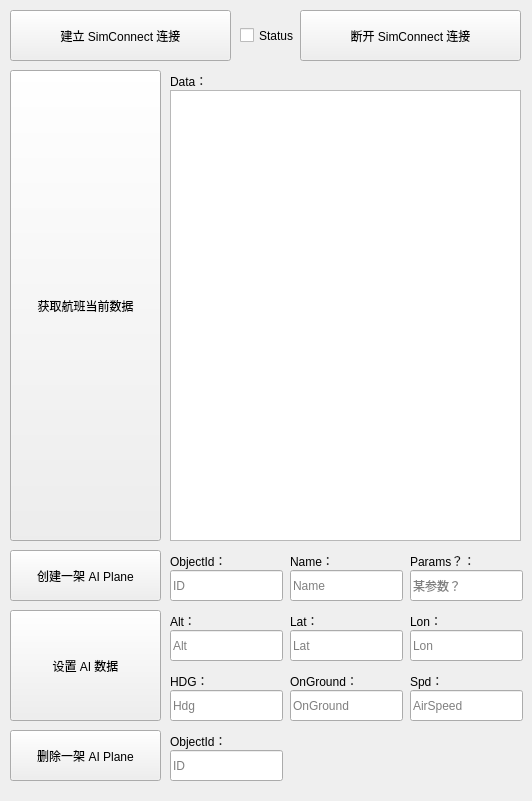
<?xml version="1.0" encoding="UTF-8"?>
<ui version="4.0">
 <class>QtGuiApplication1Class</class>
 <widget class="QMainWindow" name="QtGuiApplication1Class">
  <property name="geometry">
   <rect>
    <x>0</x>
    <y>0</y>
    <width>532</width>
    <height>801</height>
   </rect>
  </property>
  <property name="windowTitle">
   <string>QtGuiApplication1</string>
  </property>
  <widget class="QWidget" name="centralWidget">
   <widget class="QPushButton" name="setupConnect">
    <property name="geometry">
     <rect>
      <x>10</x>
      <y>10</y>
      <width>221</width>
      <height>51</height>
     </rect>
    </property>
    <property name="text">
     <string>建立 SimConnect 连接</string>
    </property>
   </widget>
   <widget class="QPushButton" name="getCommanderData">
    <property name="geometry">
     <rect>
      <x>10</x>
      <y>70</y>
      <width>151</width>
      <height>471</height>
     </rect>
    </property>
    <property name="text">
     <string>获取航班当前数据</string>
    </property>
   </widget>
   <widget class="QPlainTextEdit" name="commanderData">
    <property name="geometry">
     <rect>
      <x>170</x>
      <y>90</y>
      <width>351</width>
      <height>451</height>
     </rect>
    </property>
   </widget>
   <widget class="QPushButton" name="killConnect">
    <property name="geometry">
     <rect>
      <x>300</x>
      <y>10</y>
      <width>221</width>
      <height>51</height>
     </rect>
    </property>
    <property name="text">
     <string>断开 SimConnect 连接</string>
    </property>
   </widget>
   <widget class="QPushButton" name="createOneAI">
    <property name="geometry">
     <rect>
      <x>10</x>
      <y>550</y>
      <width>151</width>
      <height>51</height>
     </rect>
    </property>
    <property name="text">
     <string>创建一架 AI Plane</string>
    </property>
   </widget>
   <widget class="QPushButton" name="deleteOneAI">
    <property name="geometry">
     <rect>
      <x>10</x>
      <y>730</y>
      <width>151</width>
      <height>51</height>
     </rect>
    </property>
    <property name="text">
     <string>删除一架 AI Plane</string>
    </property>
   </widget>
   <widget class="QPushButton" name="setOneAI">
    <property name="geometry">
     <rect>
      <x>10</x>
      <y>610</y>
      <width>151</width>
      <height>111</height>
     </rect>
    </property>
    <property name="text">
     <string>设置 AI 数据</string>
    </property>
   </widget>
   <widget class="QLineEdit" name="createObjectId">
    <property name="geometry">
     <rect>
      <x>170</x>
      <y>570</y>
      <width>113</width>
      <height>31</height>
     </rect>
    </property>
    <property name="placeholderText">
     <string>ID</string>
    </property>
   </widget>
   <widget class="QLineEdit" name="createName">
    <property name="geometry">
     <rect>
      <x>290</x>
      <y>570</y>
      <width>113</width>
      <height>31</height>
     </rect>
    </property>
    <property name="placeholderText">
     <string>Name</string>
    </property>
   </widget>
   <widget class="QLineEdit" name="createWhatData">
    <property name="geometry">
     <rect>
      <x>410</x>
      <y>570</y>
      <width>113</width>
      <height>31</height>
     </rect>
    </property>
    <property name="placeholderText">
     <string>某参数？</string>
    </property>
   </widget>
   <widget class="QLineEdit" name="deleteObjectId">
    <property name="geometry">
     <rect>
      <x>170</x>
      <y>750</y>
      <width>113</width>
      <height>31</height>
     </rect>
    </property>
    <property name="placeholderText">
     <string>ID</string>
    </property>
   </widget>
   <widget class="QLineEdit" name="setAlt">
    <property name="geometry">
     <rect>
      <x>170</x>
      <y>630</y>
      <width>113</width>
      <height>31</height>
     </rect>
    </property>
    <property name="placeholderText">
     <string>Alt</string>
    </property>
   </widget>
   <widget class="QLineEdit" name="setLat">
    <property name="geometry">
     <rect>
      <x>290</x>
      <y>630</y>
      <width>113</width>
      <height>31</height>
     </rect>
    </property>
    <property name="placeholderText">
     <string>Lat</string>
    </property>
   </widget>
   <widget class="QLineEdit" name="setLon">
    <property name="geometry">
     <rect>
      <x>410</x>
      <y>630</y>
      <width>113</width>
      <height>31</height>
     </rect>
    </property>
    <property name="placeholderText">
     <string>Lon</string>
    </property>
   </widget>
   <widget class="QLineEdit" name="setHdg">
    <property name="geometry">
     <rect>
      <x>170</x>
      <y>690</y>
      <width>113</width>
      <height>31</height>
     </rect>
    </property>
    <property name="placeholderText">
     <string>Hdg</string>
    </property>
   </widget>
   <widget class="QLineEdit" name="setOnGround">
    <property name="geometry">
     <rect>
      <x>290</x>
      <y>690</y>
      <width>113</width>
      <height>31</height>
     </rect>
    </property>
    <property name="placeholderText">
     <string>OnGround</string>
    </property>
   </widget>
   <widget class="QLineEdit" name="setSpeed">
    <property name="geometry">
     <rect>
      <x>410</x>
      <y>690</y>
      <width>113</width>
      <height>31</height>
     </rect>
    </property>
    <property name="placeholderText">
     <string>AirSpeed</string>
    </property>
   </widget>
   <widget class="QLabel" name="label">
    <property name="geometry">
     <rect>
      <x>170</x>
      <y>730</y>
      <width>111</width>
      <height>21</height>
     </rect>
    </property>
    <property name="text">
     <string>ObjectId：</string>
    </property>
   </widget>
   <widget class="QLabel" name="label_2">
    <property name="geometry">
     <rect>
      <x>170</x>
      <y>550</y>
      <width>111</width>
      <height>21</height>
     </rect>
    </property>
    <property name="text">
     <string>ObjectId：</string>
    </property>
   </widget>
   <widget class="QLabel" name="label_3">
    <property name="geometry">
     <rect>
      <x>290</x>
      <y>550</y>
      <width>111</width>
      <height>21</height>
     </rect>
    </property>
    <property name="text">
     <string>Name：</string>
    </property>
   </widget>
   <widget class="QLabel" name="label_4">
    <property name="geometry">
     <rect>
      <x>410</x>
      <y>550</y>
      <width>111</width>
      <height>21</height>
     </rect>
    </property>
    <property name="text">
     <string>Params？：</string>
    </property>
   </widget>
   <widget class="QLabel" name="label_5">
    <property name="geometry">
     <rect>
      <x>170</x>
      <y>610</y>
      <width>111</width>
      <height>21</height>
     </rect>
    </property>
    <property name="text">
     <string>Alt：</string>
    </property>
   </widget>
   <widget class="QLabel" name="label_6">
    <property name="geometry">
     <rect>
      <x>290</x>
      <y>610</y>
      <width>111</width>
      <height>21</height>
     </rect>
    </property>
    <property name="text">
     <string>Lat：</string>
    </property>
   </widget>
   <widget class="QLabel" name="label_7">
    <property name="geometry">
     <rect>
      <x>410</x>
      <y>610</y>
      <width>111</width>
      <height>21</height>
     </rect>
    </property>
    <property name="text">
     <string>Lon：</string>
    </property>
   </widget>
   <widget class="QLabel" name="label_8">
    <property name="geometry">
     <rect>
      <x>170</x>
      <y>670</y>
      <width>111</width>
      <height>21</height>
     </rect>
    </property>
    <property name="text">
     <string>HDG：</string>
    </property>
   </widget>
   <widget class="QLabel" name="label_9">
    <property name="geometry">
     <rect>
      <x>290</x>
      <y>670</y>
      <width>111</width>
      <height>21</height>
     </rect>
    </property>
    <property name="text">
     <string>OnGround：</string>
    </property>
   </widget>
   <widget class="QLabel" name="label_10">
    <property name="geometry">
     <rect>
      <x>410</x>
      <y>670</y>
      <width>111</width>
      <height>21</height>
     </rect>
    </property>
    <property name="text">
     <string>Spd：</string>
    </property>
   </widget>
   <widget class="QLabel" name="label_11">
    <property name="geometry">
     <rect>
      <x>170</x>
      <y>70</y>
      <width>111</width>
      <height>21</height>
     </rect>
    </property>
    <property name="text">
     <string>Data：</string>
    </property>
   </widget>
   <widget class="QCheckBox" name="connectStatus">
    <property name="enabled">
     <bool>true</bool>
    </property>
    <property name="geometry">
     <rect>
      <x>240</x>
      <y>10</y>
      <width>61</width>
      <height>51</height>
     </rect>
    </property>
    <property name="text">
     <string>Status</string>
    </property>
   </widget>
  </widget>
 </widget>
 <layoutdefault spacing="6" margin="11"/>
 <resources>
  <include location="QtGuiApplication1.qrc"/>
 </resources>
 <connections/>
</ui>
